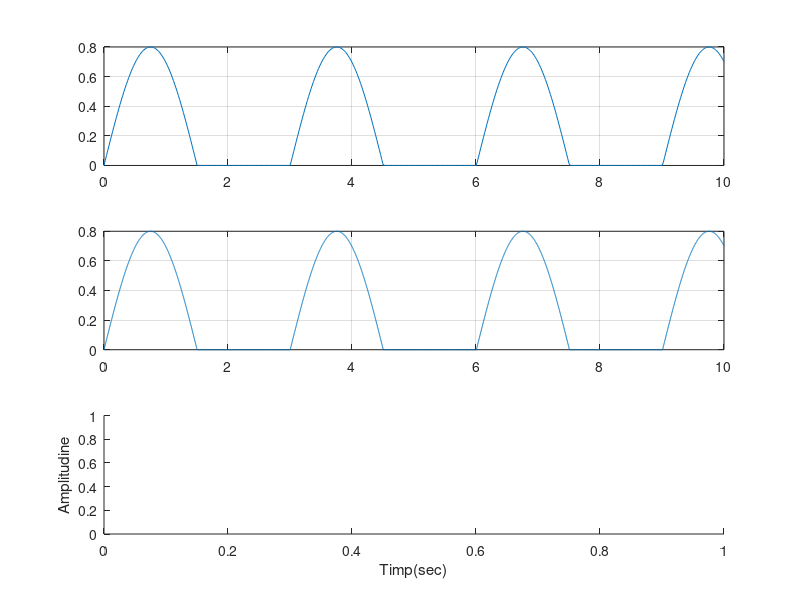

Source code (MATLAB):

t1=0:0.2:10;
s1=0.8*sin(2*pi*0.333*t1);
for j=1:1:length(s1);      
    if s1(j)<0;
        s1(j)=0;
    end
end
plot(t1,s1),grid
subplot(3,1,1)
xlabel('Timp(sec)')
ylabel('Amplitudine')

t2=0:0.02:10;
s2=0.8*sin(2*pi*0.333*t2);
for j=1:1:length(s2);
    if s2(j)<0;
        s2(j)=0;
    end
end
plot(t2,s2),grid
subplot(3,1,2)
xlabel('Timp(sec)')
ylabel('Amplitudine')


t3=0:0.002:10;
s3=0.8*sin(2*pi*0.333*t3);
for j=1:1:length(s3);
    if s3(j)<0;
        s3(j)=0;
    end
end

plot(t3,s3),grid
subplot(3,1,3)
xlabel('Timp(sec)')
ylabel('Amplitudine')
